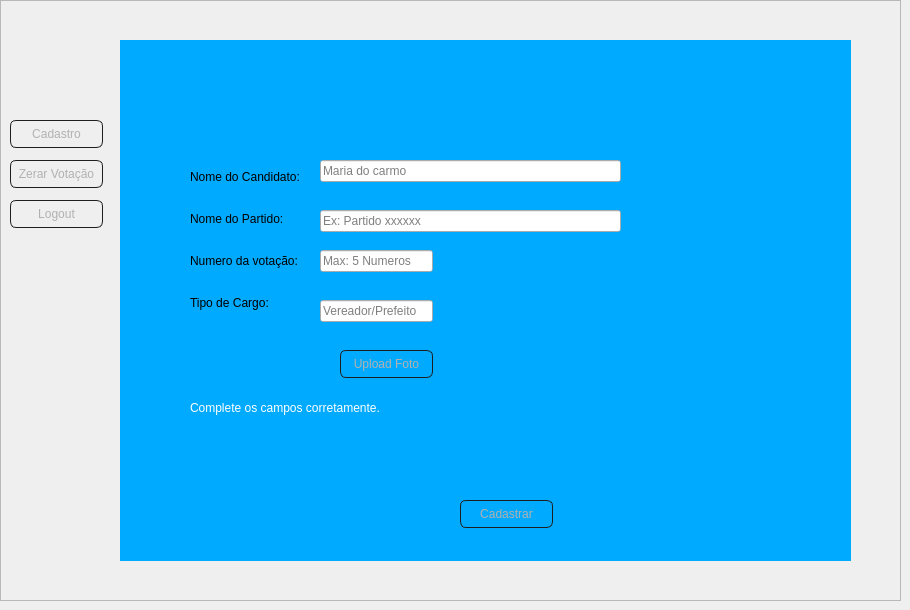
    <widget class="QWidget" name="page_administrador">
     <widget class="QFrame" name="frame_administrar">
      <property name="geometry">
       <rect>
        <x>0</x>
        <y>0</y>
        <width>901</width>
        <height>601</height>
       </rect>
      </property>
      <property name="frameShape">
       <enum>QFrame::StyledPanel</enum>
      </property>
      <property name="frameShadow">
       <enum>QFrame::Plain</enum>
      </property>
      <widget class="QPushButton" name="cadastroCandidato">
       <property name="geometry">
        <rect>
         <x>10</x>
         <y>120</y>
         <width>93</width>
         <height>28</height>
        </rect>
       </property>
       <property name="styleSheet">
        <string notr="true">QPushButton#cadastroCandidato {
    color: #b1b1b1;
    background-color: QLinearGradient( x1: 0, y1: 0, x2: 0, y2: 1,
	stop: 0 #565656,
	stop: 0.1 #525252,
	stop: 0.5 #4e4e4e,
	stop: 0.9 #4a4a4a,
	stop: 1 #464646);
    border-width: 1px;
    border-color: #1e1e1e;
    border-style: solid;
    border-radius: 6;

}

QPushButton:hover#cadastroCandidato {
	background-color: QLinearGradient( x1: 0, y1: 0, x2: 0, y2: 1,
	stop: 0 #2d2d2d,
	stop: 0.1 #2b2b2b,
	stop: 0.5 #292929,
	stop: 0.9 #282828,
	stop: 1 #252525);

}

QPushButton:pressed#cadastroCandidato {
   background-color: QLinearGradient( x1: 0, y1: 0, x2: 0, y2: 1,
	stop: 0 #2d2d2d,
	stop: 0.1 #2b2b2b,
	stop: 0.5 #292929,
	stop: 0.9 #282828,
	stop: 1 #252525);
}</string>
       </property>
       <property name="text">
        <string>Cadastro</string>
       </property>
       <property name="autoDefault">
        <bool>true</bool>
       </property>
      </widget>
      <widget class="QPushButton" name="zerarVotacao">
       <property name="geometry">
        <rect>
         <x>10</x>
         <y>160</y>
         <width>93</width>
         <height>28</height>
        </rect>
       </property>
       <property name="styleSheet">
        <string notr="true">QPushButton#zerarVotacao {
    color: #b1b1b1;
    background-color: QLinearGradient( x1: 0, y1: 0, x2: 0, y2: 1,
	stop: 0 #565656,
	stop: 0.1 #525252,
	stop: 0.5 #4e4e4e,
	stop: 0.9 #4a4a4a,
	stop: 1 #464646);
    border-width: 1px;
    border-color: #1e1e1e;
    border-style: solid;
    border-radius: 6;

}

QPushButton:hover#zerarVotacao {
	background-color: QLinearGradient( x1: 0, y1: 0, x2: 0, y2: 1,
	stop: 0 #2d2d2d,
	stop: 0.1 #2b2b2b,
	stop: 0.5 #292929,
	stop: 0.9 #282828,
	stop: 1 #252525);

}

QPushButton:pressed#zerarVotacao {
   background-color: QLinearGradient( x1: 0, y1: 0, x2: 0, y2: 1,
	stop: 0 #2d2d2d,
	stop: 0.1 #2b2b2b,
	stop: 0.5 #292929,
	stop: 0.9 #282828,
	stop: 1 #252525);
}</string>
       </property>
       <property name="text">
        <string>Zerar Votação</string>
       </property>
       <property name="autoDefault">
        <bool>true</bool>
       </property>
      </widget>
      <widget class="QLabel" name="brazel_3">
       <property name="geometry">
        <rect>
         <x>0</x>
         <y>0</y>
         <width>901</width>
         <height>601</height>
        </rect>
       </property>
       <property name="styleSheet">
        <string notr="true">background-image: url(:/images/img/brasil_-_reproducao.jpg);</string>
       </property>
       <property name="text">
        <string/>
       </property>
      </widget>
      <widget class="QStackedWidget" name="admStack">
       <property name="geometry">
        <rect>
         <x>120</x>
         <y>40</y>
         <width>731</width>
         <height>521</height>
        </rect>
       </property>
       <property name="currentIndex">
        <number>1</number>
       </property>
       <widget class="QWidget" name="page0">
        <widget class="QFrame" name="frame_principal">
         <property name="geometry">
          <rect>
           <x>10</x>
           <y>10</y>
           <width>120</width>
           <height>80</height>
          </rect>
         </property>
         <property name="frameShape">
          <enum>QFrame::StyledPanel</enum>
         </property>
         <property name="frameShadow">
          <enum>QFrame::Raised</enum>
         </property>
        </widget>
       </widget>
       <widget class="QWidget" name="telacadastrar">
        <widget class="QFrame" name="frame_cadastro">
         <property name="geometry">
          <rect>
           <x>0</x>
           <y>0</y>
           <width>731</width>
           <height>521</height>
          </rect>
         </property>
         <property name="frameShape">
          <enum>QFrame::StyledPanel</enum>
         </property>
         <property name="frameShadow">
          <enum>QFrame::Raised</enum>
         </property>
         <widget class="QLabel" name="fundo_2">
          <property name="geometry">
           <rect>
            <x>0</x>
            <y>0</y>
            <width>731</width>
            <height>521</height>
           </rect>
          </property>
          <property name="styleSheet">
           <string notr="true">background-color: rgb(0, 170, 255);</string>
          </property>
          <property name="text">
           <string/>
          </property>
         </widget>
         <widget class="QPushButton" name="cadastrarCandidato">
          <property name="geometry">
           <rect>
            <x>340</x>
            <y>460</y>
            <width>93</width>
            <height>28</height>
           </rect>
          </property>
          <property name="styleSheet">
           <string notr="true">QPushButton#cadastrarCandidato {
    color: #b1b1b1;
    background-color: QLinearGradient( x1: 0, y1: 0, x2: 0, y2: 1,
	stop: 0 #565656,
	stop: 0.1 #525252,
	stop: 0.5 #4e4e4e,
	stop: 0.9 #4a4a4a,
	stop: 1 #464646);
    border-width: 1px;
    border-color: #1e1e1e;
    border-style: solid;
    border-radius: 6;

}

QPushButton:hover#cadastrarCandidato {
	background-color: QLinearGradient( x1: 0, y1: 0, x2: 0, y2: 1,
	stop: 0 #2d2d2d,
	stop: 0.1 #2b2b2b,
	stop: 0.5 #292929,
	stop: 0.9 #282828,
	stop: 1 #252525);

}

QPushButton:pressed#cadastrarCandidato {
   background-color: QLinearGradient( x1: 0, y1: 0, x2: 0, y2: 1,
	stop: 0 #2d2d2d,
	stop: 0.1 #2b2b2b,
	stop: 0.5 #292929,
	stop: 0.9 #282828,
	stop: 1 #252525);
}</string>
          </property>
          <property name="text">
           <string>Cadastrar</string>
          </property>
          <property name="autoDefault">
           <bool>true</bool>
          </property>
         </widget>
         <widget class="QLineEdit" name="nomeCandidato">
          <property name="geometry">
           <rect>
            <x>200</x>
            <y>120</y>
            <width>301</width>
            <height>22</height>
           </rect>
          </property>
          <property name="placeholderText">
           <string>Maria do carmo</string>
          </property>
         </widget>
         <widget class="QLineEdit" name="nomePartido">
          <property name="geometry">
           <rect>
            <x>200</x>
            <y>170</y>
            <width>301</width>
            <height>22</height>
           </rect>
          </property>
          <property name="placeholderText">
           <string>Ex: Partido xxxxxx</string>
          </property>
         </widget>
         <widget class="QLineEdit" name="numeroPartido">
          <property name="geometry">
           <rect>
            <x>200</x>
            <y>210</y>
            <width>113</width>
            <height>22</height>
           </rect>
          </property>
          <property name="maxLength">
           <number>5</number>
          </property>
          <property name="placeholderText">
           <string>Max: 5 Numeros</string>
          </property>
         </widget>
         <widget class="QLineEdit" name="tipoCandidato">
          <property name="geometry">
           <rect>
            <x>200</x>
            <y>260</y>
            <width>113</width>
            <height>22</height>
           </rect>
          </property>
          <property name="maxLength">
           <number>8</number>
          </property>
          <property name="placeholderText">
           <string>Vereador/Prefeito</string>
          </property>
         </widget>
         <widget class="QLabel" name="label_2">
          <property name="geometry">
           <rect>
            <x>70</x>
            <y>110</y>
            <width>121</width>
            <height>181</height>
           </rect>
          </property>
          <property name="text">
           <string>Nome do Candidato:&lt;br&gt;&lt;br&gt;&lt;br&gt;Nome do Partido:&lt;br&gt;&lt;br&gt;&lt;br&gt;Numero da votação:&lt;br&gt;&lt;br&gt;&lt;br&gt;Tipo de Cargo:</string>
          </property>
         </widget>
         <widget class="QLabel" name="regLabel">
          <property name="geometry">
           <rect>
            <x>70</x>
            <y>360</y>
            <width>241</width>
            <height>16</height>
           </rect>
          </property>
          <property name="styleSheet">
           <string notr="true">color: #fefefe;</string>
          </property>
          <property name="text">
           <string>Complete os campos corretamente.</string>
          </property>
         </widget>
         <widget class="QLabel" name="enviar_imagem">
          <property name="geometry">
           <rect>
            <x>350</x>
            <y>210</y>
            <width>128</width>
            <height>128</height>
           </rect>
          </property>
          <property name="text">
           <string>&lt;html&gt;&lt;head/&gt;&lt;body&gt;&lt;p&gt;&lt;img src=&quot;:/images/img/user.png&quot;/&gt;&lt;/p&gt;&lt;/body&gt;&lt;/html&gt;</string>
          </property>
         </widget>
         <widget class="QPushButton" name="upload_foto">
          <property name="geometry">
           <rect>
            <x>220</x>
            <y>310</y>
            <width>93</width>
            <height>28</height>
           </rect>
          </property>
          <property name="styleSheet">
           <string notr="true">QPushButton#upload_foto {
    color: #b1b1b1;
    background-color: QLinearGradient( x1: 0, y1: 0, x2: 0, y2: 1,
	stop: 0 #565656,
	stop: 0.1 #525252,
	stop: 0.5 #4e4e4e,
	stop: 0.9 #4a4a4a,
	stop: 1 #464646);
    border-width: 1px;
    border-color: #1e1e1e;
    border-style: solid;
    border-radius: 6;

}

QPushButton:hover#upload_foto {
	background-color: QLinearGradient( x1: 0, y1: 0, x2: 0, y2: 1,
	stop: 0 #2d2d2d,
	stop: 0.1 #2b2b2b,
	stop: 0.5 #292929,
	stop: 0.9 #282828,
	stop: 1 #252525);

}

QPushButton:pressed#upload_foto {
   background-color: QLinearGradient( x1: 0, y1: 0, x2: 0, y2: 1,
	stop: 0 #2d2d2d,
	stop: 0.1 #2b2b2b,
	stop: 0.5 #292929,
	stop: 0.9 #282828,
	stop: 1 #252525);
}</string>
          </property>
          <property name="text">
           <string>Upload Foto</string>
          </property>
          <property name="autoDefault">
           <bool>true</bool>
          </property>
         </widget>
        </widget>
       </widget>
      </widget>
      <widget class="QPushButton" name="logout_adm">
       <property name="geometry">
        <rect>
         <x>10</x>
         <y>200</y>
         <width>93</width>
         <height>28</height>
        </rect>
       </property>
       <property name="styleSheet">
        <string notr="true">QPushButton#logout_adm {
    color: #b1b1b1;
    background-color: QLinearGradient( x1: 0, y1: 0, x2: 0, y2: 1,
	stop: 0 #565656,
	stop: 0.1 #525252,
	stop: 0.5 #4e4e4e,
	stop: 0.9 #4a4a4a,
	stop: 1 #464646);
    border-width: 1px;
    border-color: #1e1e1e;
    border-style: solid;
    border-radius: 6;

}

QPushButton:hover#logout_adm {
	background-color: QLinearGradient( x1: 0, y1: 0, x2: 0, y2: 1,
	stop: 0 #2d2d2d,
	stop: 0.1 #2b2b2b,
	stop: 0.5 #292929,
	stop: 0.9 #282828,
	stop: 1 #252525);

}

QPushButton:pressed#logout_adm {
   background-color: QLinearGradient( x1: 0, y1: 0, x2: 0, y2: 1,
	stop: 0 #2d2d2d,
	stop: 0.1 #2b2b2b,
	stop: 0.5 #292929,
	stop: 0.9 #282828,
	stop: 1 #252525);
}</string>
       </property>
       <property name="text">
        <string>Logout</string>
       </property>
       <property name="autoDefault">
        <bool>true</bool>
       </property>
      </widget>
      <zorder>brazel_3</zorder>
      <zorder>cadastroCandidato</zorder>
      <zorder>zerarVotacao</zorder>
      <zorder>admStack</zorder>
      <zorder>logout_adm</zorder>
     </widget>
    </widget>
